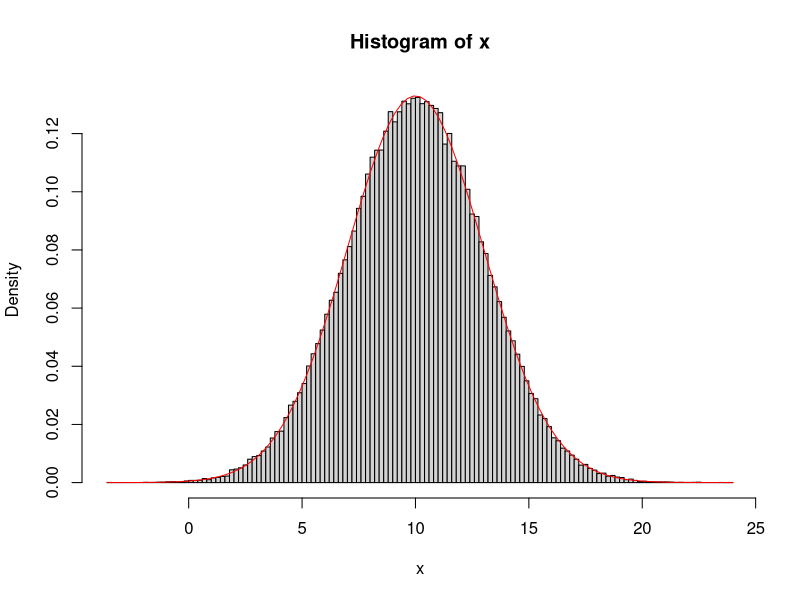
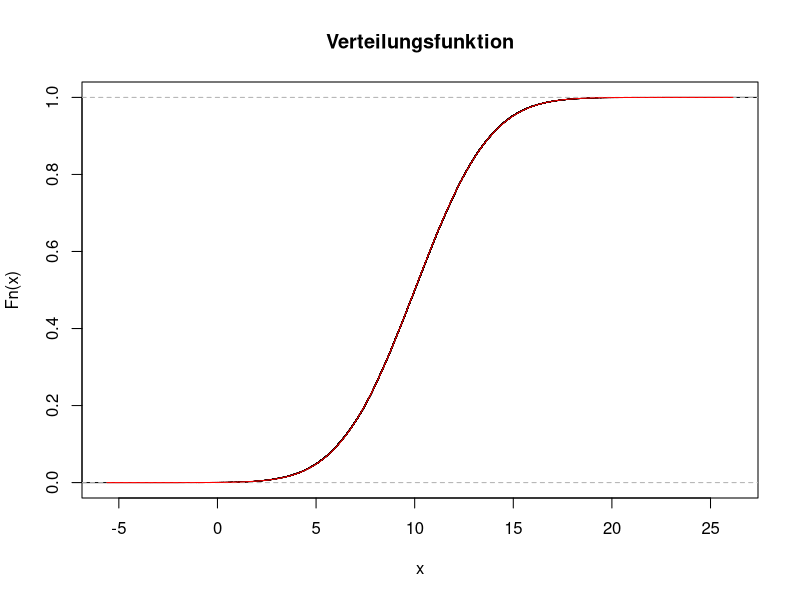
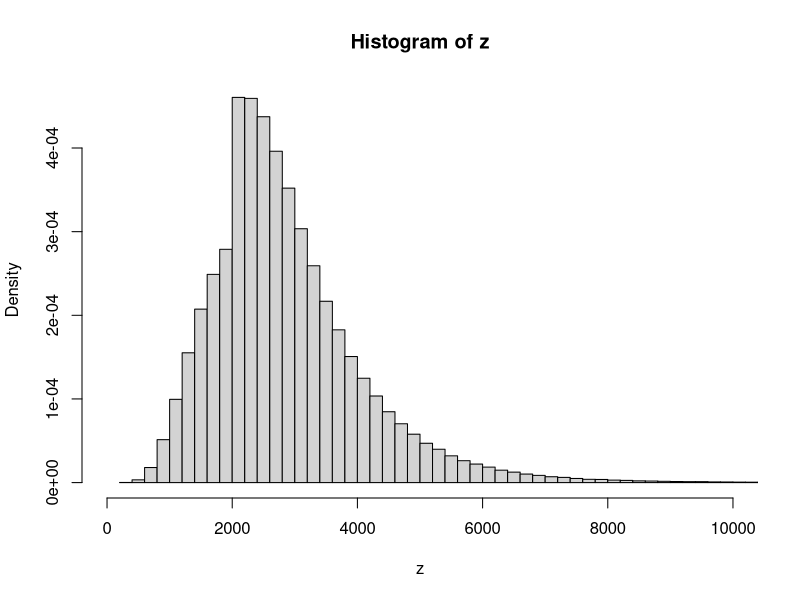
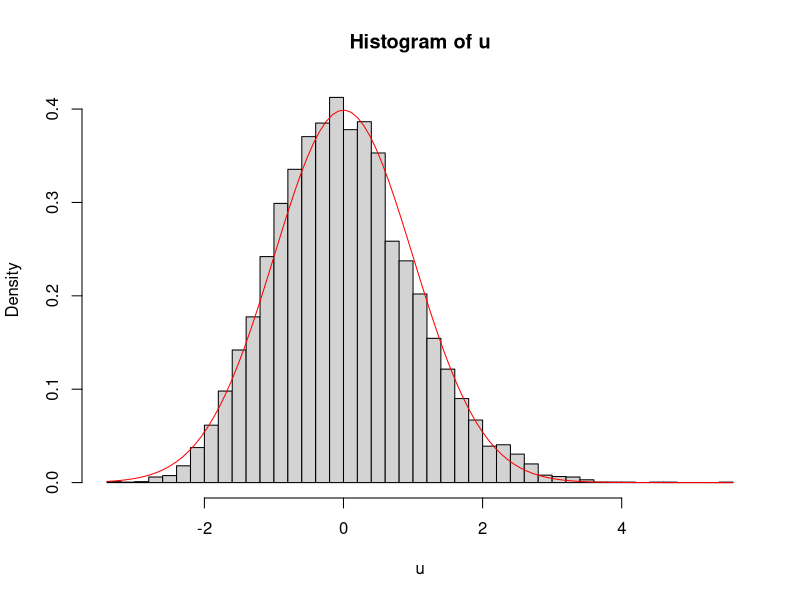
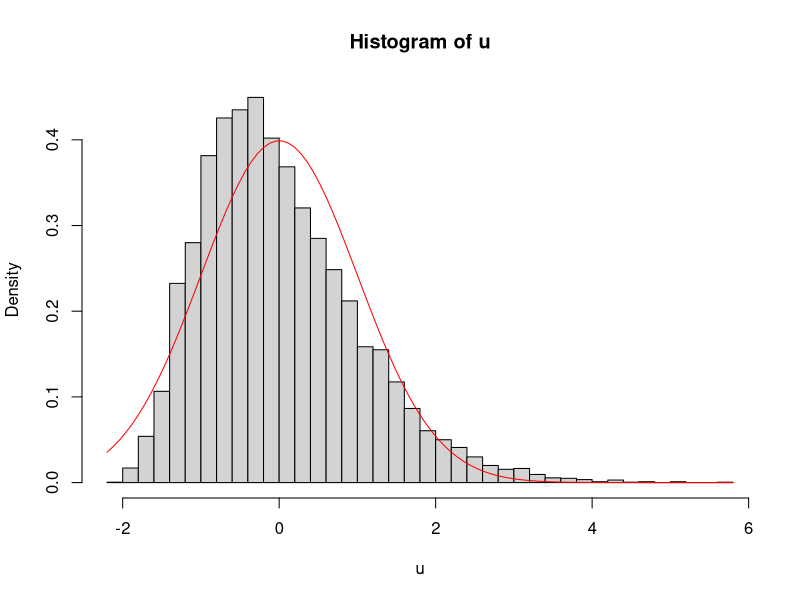

R code for these plots, in order:
## ---- chunk 1
n <- 100000
x <- rnorm(n, mean=10, sd=3)
## ---- chunk 2
mean(x)
## ---- chunk 3
var(x)
## ---- chunk 4
quantile(x, 0.75)
## ---- chunk 5
qnorm(0.75, mean=10, sd=3)
## ---- chunk 6
hist(x, breaks=100, probability=TRUE)
curve(dnorm(x, mean=10, sd=3), add=TRUE, col="red")
## ---- chunk 7
plot(ecdf(x),
     main="Verteilungsfunktion")
curve(pnorm(x, mean=10, sd=3),
      add=TRUE,
      col="red")
## ---- chunk 8
n <- 1000000
x <- rnorm(n, mean=8, sd=0.5)
y <- exp(x)
s <- ifelse(y <= 2000, 0, 0.35*(y-2000))
z <- y-s
mean(z)
## ---- chunk 9
hist(z, probability=TRUE, breaks=150, xlim=c(0,10000))
## ---- chunk 10
R <- 10000
u <- rep(0, R)
## ---- chunk 11
mu <- 1/2
sigma <- sqrt(1/4)
n <- 50
for(r in 1:R){
    x <- rexp(n, rate=2)
    xquer <- mean(x)
    u[r] <- sqrt(n)*(xquer - mu)/sigma
}
## ---- chunk 12
hist(u, prob=TRUE, breaks=50)
curve(dnorm(x), add=TRUE, col="red")
## ---- chunk 13
n <- 5
for(r in 1:R){
    x <- rexp(n, rate=2)
    xquer <- mean(x)
    u[r] <- sqrt(n)*(xquer - 1/2)/sqrt(1/4)
}
hist(u, prob=TRUE, breaks=50)
curve(dnorm(x), add=TRUE, col="red")
